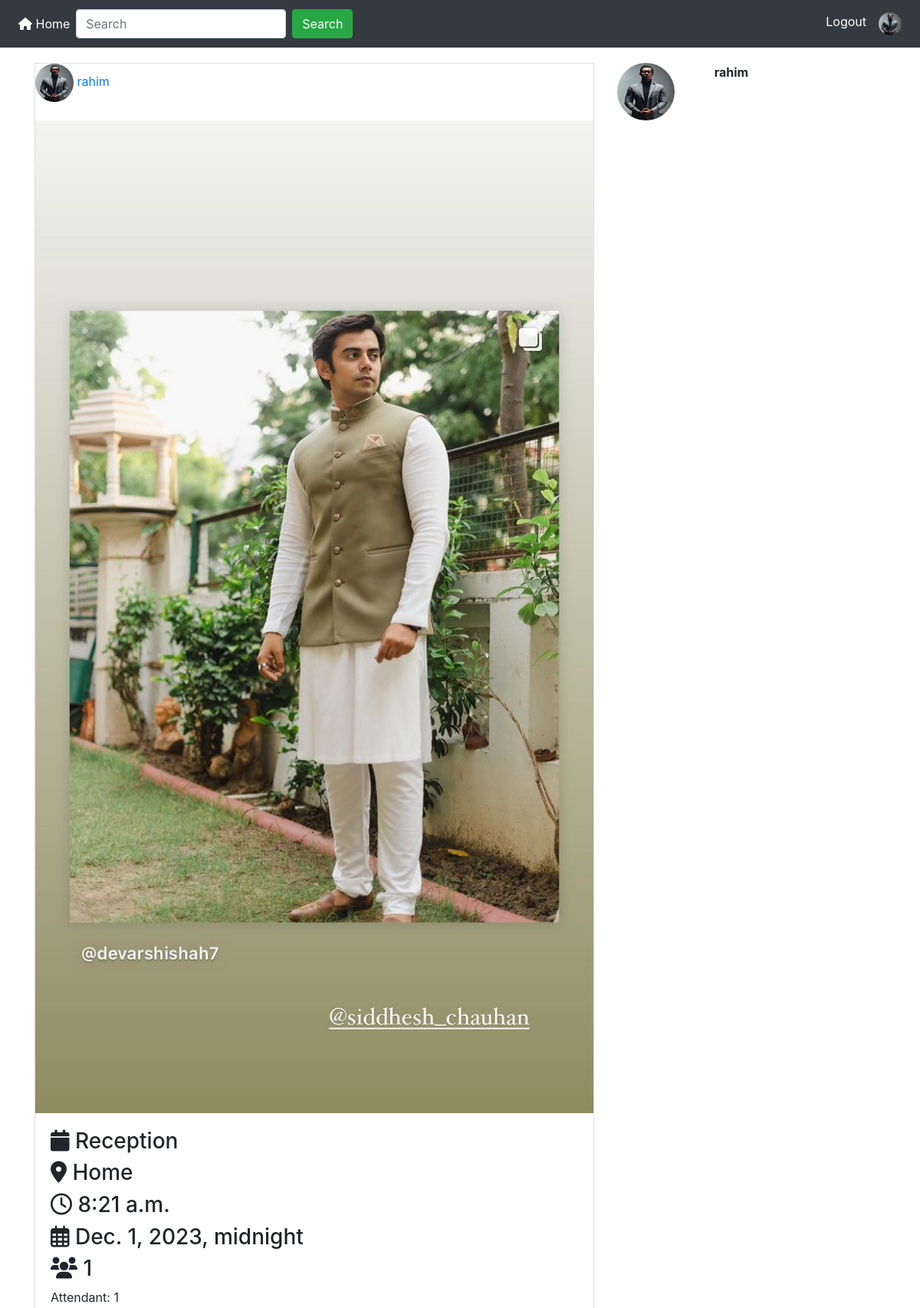
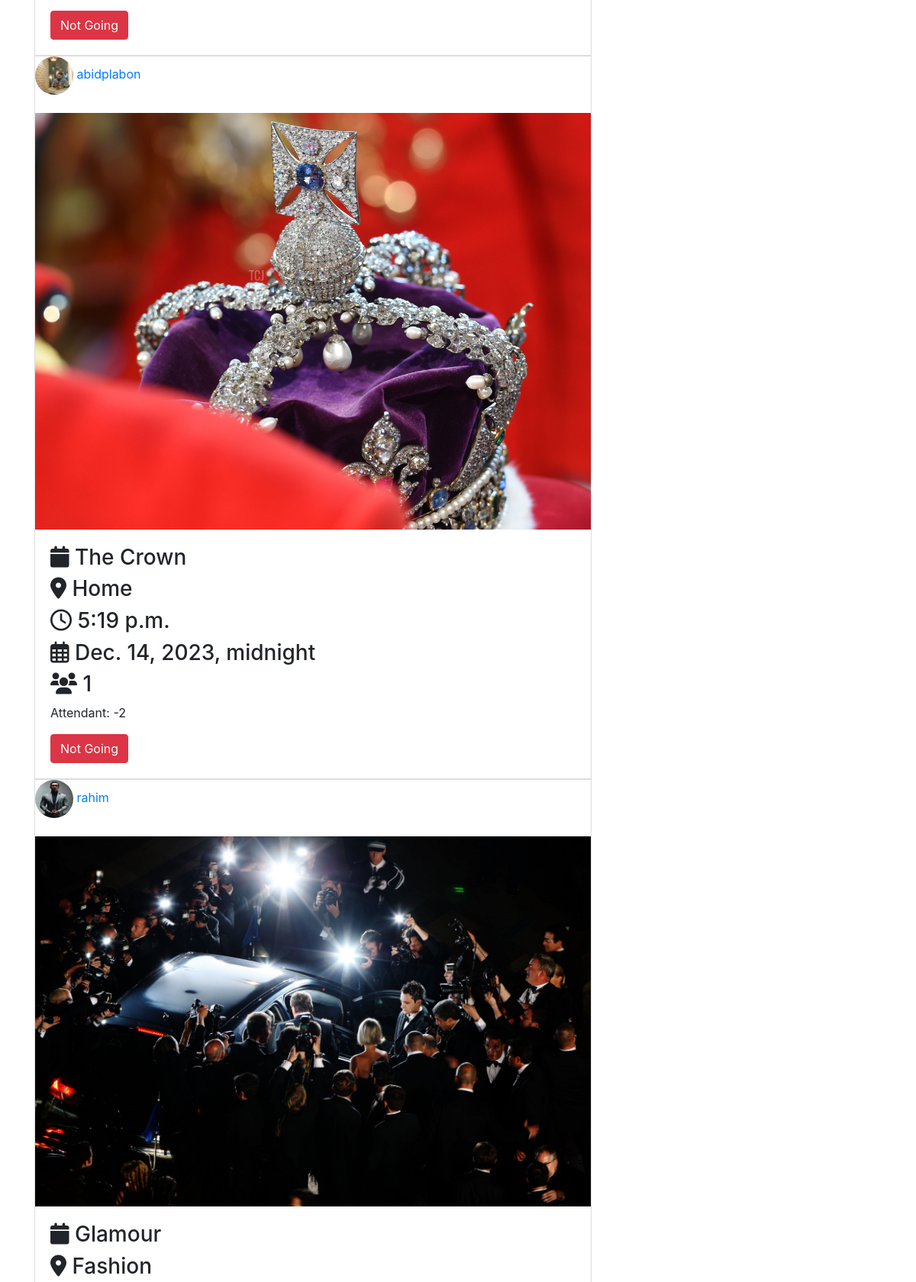
The app's page /post/ (signed in, upper part) with its own data (2 pictures, top to bottom).
### App_Login/models.py (models this page shows)
class UserProfile(models.Model):
    user = models.OneToOneField(User, on_delete=models.CASCADE,
                                related_name="user_profile")  # make relation with when user is registered
    profile_pic = models.ImageField(upload_to='profile_pics', blank=True)
    description = models.TextField(blank=True)
    full_name = models.CharField(max_length=264, blank=True)
    dob = models.DateField(blank=True, null=True)
    website = models.URLField(blank=True)
    facebook = models.URLField(blank=True)

### App_Posts/models.py (models this page shows)
class Post(models.Model):
    author = models.ForeignKey(User, on_delete=models.CASCADE, related_name='post')
    image = models.ImageField(upload_to="post_images")
    event_title = models.CharField(max_length=264, blank=True)
    date = models.DateTimeField()
    time = models.TimeField()
    location = models.CharField(max_length=264, blank=True)
    upload_date = models.DateTimeField(auto_now_add=True)
    update_date = models.DateTimeField(auto_now=True)
    likes = models.IntegerField(default=0)  # New field for storing the number of likes
    max_likes = models.IntegerField(default=1)
    class Meta:
        ordering = ['-upload_date']  # last post will be displayed first

### App_Posts/views.py (the view)
# urls.py: path("", views.home, name="home"),
@login_required
def home(request):
    following_list = Follow.objects.filter(follower=request.user)
    posts = Post.objects.filter(author__in=following_list.values_list('following'))
    liked_post = Like.objects.filter(user=request.user)
    liked_post_list = liked_post.values_list('post', flat=True)
    if request.method == 'GET':
        search = request.GET.get('search', '')
        user_results = User.objects.filter(username__icontains=search)
        post_results = Post.objects.filter(Q(event_title__icontains=search) | Q(location__icontains=search))
    return render(request, 'App_Posts/home.html', {
        'title': 'Home Page',
        'search': search,
        'user_results': user_results,
        'post_results': post_results,
        'posts': posts,
        'liked_post_list': liked_post_list
    })

### templates/App_Posts/home.html (shortened to what this page needs)
{% extends 'navbar.html' %}
{% block body_block %}
<link rel="stylesheet" href="https://cdnjs.cloudflare.com/ajax/libs/font-awesome/6.0.0/css/all.min.css">
{% if search %}
    {% for user in result %}
        <div>
            <div class="col-sm-2">
                {% if user.user_profile.profile_pic %}
                    <img src="/media/{{ user.user_profile.profile_pic }}" width="75px" height="75px" class="rounded-circle">
                {% else %}
                    <img src="/media/profile_pics/download.jpg" width="75px" height="75px" class="rounded-circle" > </a>
                {% endif %}
            </div>
            <div class="col-sm-10">
                <a href="{% url 'App_Login:user' user.username %}"> <h6>{{ user.username }}</h6> </a>
                <h6>{{ user.user_profile.full_name }}</h6>
            </div>
        </div>
    {% endfor %}
    {% for post in post_results %}
        <div>
            <h3><a href="{% url 'App_Posts:post_detail' pk=post.pk %}">{{ post.event_title }}</a></h3>
            <p>Post Location: {{ post.location }}</p>
        </div>
    {% endfor %}
{% else %}
    <div class="row">
        <div class="col-sm-8">
            {% for post in posts %}
                <div style="border:1px solid #ddd;">
                    <div class="">
                        {% if post.author.user_profile.profile_pic %}
                            <img src="/media/{{ post.author.user_profile.profile_pic }}" width="50px" height="50px" class="rounded-circle">
                        {% else %}
                            <img src="/media/profile_pics/download.jpg" width="50px" height="50px" class="rounded-circle" > </a>
                        {% endif %}
                        <a href="{% url 'App_Login:user' post.author %}">{{post.author}}</a>
                    </div>
                    <br>
                    <img src="/media/{{post.image}}" width="100%">
                    <div style="padding:20px">
                        <h3><i class="fas fa-calendar"></i> {{post.event_title}}</h3>
    <h3><i class="fas fa-map-marker-alt"></i> {{post.location}}</h3>
    <h3><i class="far fa-clock"></i> {{post.time}}</h3>
    <h3><i class="far fa-calendar-alt"></i> {{post.date}}</h3>
    <h3><i class="fas fa-users"></i> {{post.max_likes}}</h3>
                        <p>Attendant: {{ post.likes }}</p>
                        {% if post.likes < post.max_likes %}
    {% if post.pk in liked_post_list %}
        <a href="{% url 'App_Posts:unliked' pk=post.pk %}"> <button class="btn btn-danger">Not Going</button></a>
    {% else %}
        <a href="{% url 'App_Posts:liked' pk=post.pk %}"> <button class="btn btn-success">Going</button></a>
    {% endif %}
{% else %}
    {% if post.pk in liked_post_list %}
        <a href="{% url 'App_Posts:unliked' pk=post.pk %}"> <button class="btn btn-danger">Not Going</button></a>
    {% else %}
        <button class="btn btn-success" disabled> Not Allowed</button>
    {% endif %}
{% endif %}
                    </div>
                </div>
            {% endfor %}
        </div>
        <div class="col-sm-4">
            <div class="row">
                <div class="col-sm-4">
                    {% if user.user_profile.profile_pic %}
                        <img src="/media/{{ user.user_profile.profile_pic }}" width="75px" height="75px" class="rounded-circle">
                    {% else %}
                        <img src="/media/profile_pics/download.jpg" width="75px" height="75px" class="rounded-circle" > </a>
                    {% endif %}
                </div>
                <div class="col-sm-8">
                    <b>{{user.username}}</b><br>
                </div>
            </div>
        </div>
    </div>
{% endif %}
{% endblock %}

### templates/navbar.html (shortened to what this page needs)
<!doctype html>
<html lang="en">
  <head>
    <link rel="stylesheet" href="https://cdnjs.cloudflare.com/ajax/libs/font-awesome/6.0.0/css/all.min.css">
    <link rel="stylesheet" href="https://stackpath.bootstrapcdn.com/bootstrap/4.5.2/css/bootstrap.min.css">
  </head>
  <body>
    <nav class="navbar navbar-expand-sm bg-dark navbar-dark">
      <ul class="navbar-nav">
        <li class="nav-item active">
          <a class="nav-link" href="{% url 'App_Posts:home'%}"><i class="fas fa-home"></i>&nbsp;Home</a>
        </li>
        {% if request.path != '/accounts/profile/' %}
          <form class="form-inline" method="GET">
            <input class="form-control mr-sm-2" type="text" name="search" placeholder="Search">
            <button class="btn btn-success" type="submit">Search</button>
          </form>
        {% endif %}
      </ul>
      <ul class="navbar-nav ml-auto">
        <li class="nav-item active">
          <a class="nav-link" href="{% url 'App_Login:logout' %}">Logout</a>
        </li>
        <li class="nav-item active">
          {% if user.user_profile.profile_pic %}
            <a class="nav-link" href="{% url 'App_Login:profile' %}"> <img src="/media/{{ user.user_profile.profile_pic }}" width="30px" height="30px" class="rounded-circle"> </a>
          {% else %}
            <a class="nav-link" href="{% url 'App_Login:profile' %}"> <img src="/media/profile_pics/download.jpg" width="30px" height="30px" class="rounded-circle" > </a>
          {% endif %}
        </li>
      </ul>
    </nav>
    <div class="container" style="padding-top:20px">
      {% block body_block %}
      {% endblock %}
    </div>
  </body>
</html>

### records on screen
Post: author.user_profile.profile_pic (picture), author "rahim", image (picture), event_title "Reception", location "Home", time "8:21 a.m.", date "Dec. 1, 2023, midnight", max_likes "1", likes "1", shows "Not Going"
Post: author.user_profile.profile_pic (picture), author "abidplabon", image (picture), event_title "The Crown", location "Home", time "5:19 p.m.", date "Dec. 14, 2023, midnight", max_likes "1", likes "-2", shows "Not Going"
Post: author.user_profile.profile_pic (picture), author "rahim", image (picture), event_title "Glamour", location "Fashion"

### other values on screen
{{ user.username }} "rahim"
